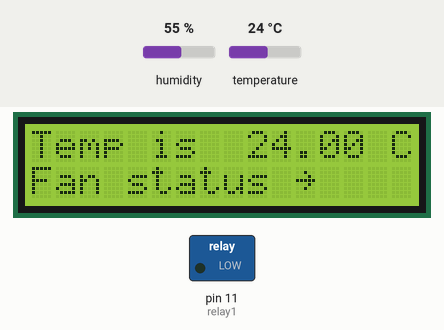
Simulated run of this sketch. Board: Arduino Uno, built with avr-gcc and run on an emulated ATmega328P. Shown: 16×2 character LCD, switched loads named in the sketch (green lamp = pin HIGH). Inputs (shaded band) come from the test bench; at power-on: temperature 24 °C, humidity 55 %. What the sketch prints to the serial monitor is not drawn.

Above: at 1.2 s.
1.3 s: temperature set to 22 °C
At 5.9 s:
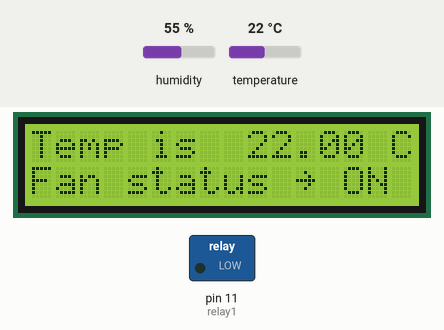
7.3 s: temperature set to 19 °C
At 16.1 s:
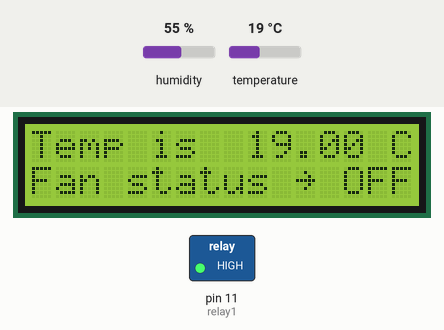
16.6 s: temperature set to 12 °C
At 21.0 s:
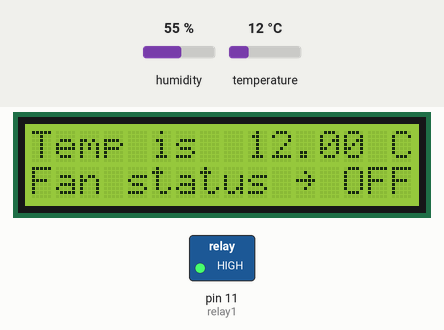
Timing chart, 0 to 22.5 s (numbered marks = the images above; inputs shaded):
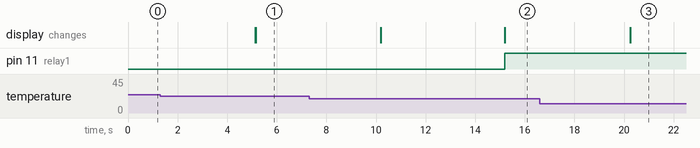

The sketch:

fandhtlcd.ino
```cpp
#include <dht.h>
#include <Wire.h>
#include <LiquidCrystal_I2C.h>

#define DHT11_PIN 7


LiquidCrystal_I2C lcd(0x27, 2,1,0,4,5,6,7,3,POSITIVE);
dht DHT;
int relay1 = 11;

void setup(){

 pinMode(relay1, OUTPUT);
  Serial.begin(9600);
  lcd.begin(16,2);
  lcd.clear();
  lcd.print("Temp is        C");
  lcd.setCursor ( 0, 1 );
  lcd.print("Fan status ~");

}

void loop()
{


  int chk = DHT.read11(DHT11_PIN);
  Serial.print("Temperature = ");
  Serial.println(DHT.temperature);
  lcd.setCursor ( 9, 0 );
  lcd.print(DHT.temperature);
  lcd.setCursor ( 13, 1 );

  delay(5000);
  if(DHT.temperature > 20){
          digitalWrite(relay1, LOW);
          lcd.print("ON  ");}
else{
      digitalWrite(relay1, HIGH);
      lcd.print("OFF");}


}
```

Measured:
- the behaviour switches between 21 and 20 °C on temperature (found by bisection; images 1 and 2)
- after the input at 1.3 s, the display: first differs from a run without the input after 3.9 s (image 1)
- after the input at 7.3 s, pin 11 (relay1): LOW → HIGH after 7.9 s; the display: first changes after 2.9 s (image 2 shows a later state)
- after the input at 16.6 s, the display: changes after 3.7 s (image 3)
